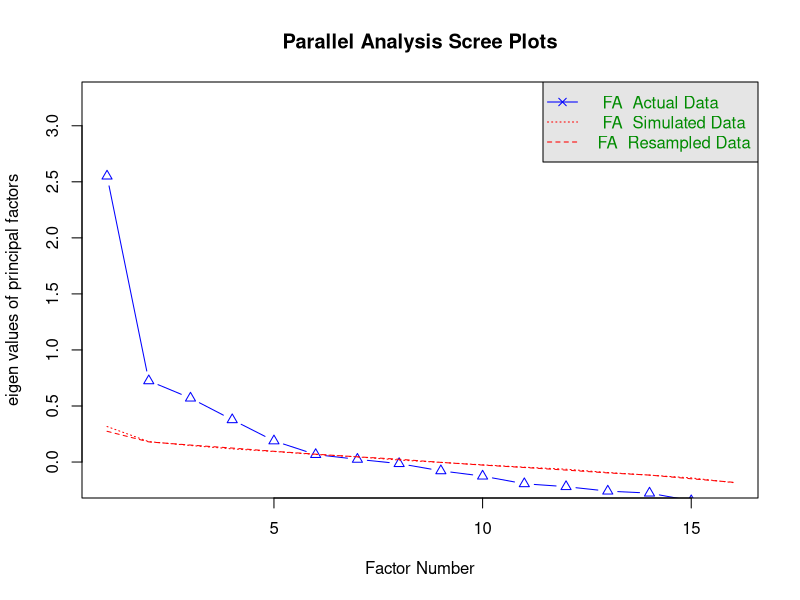
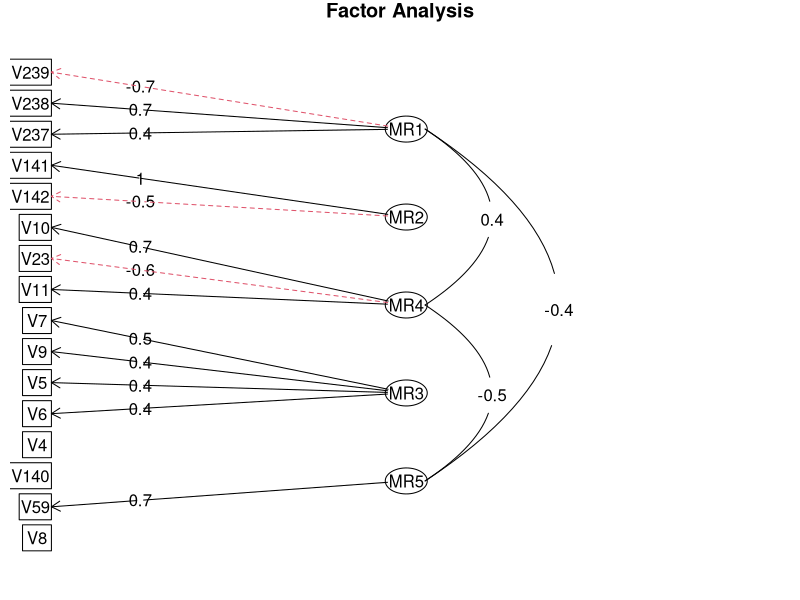
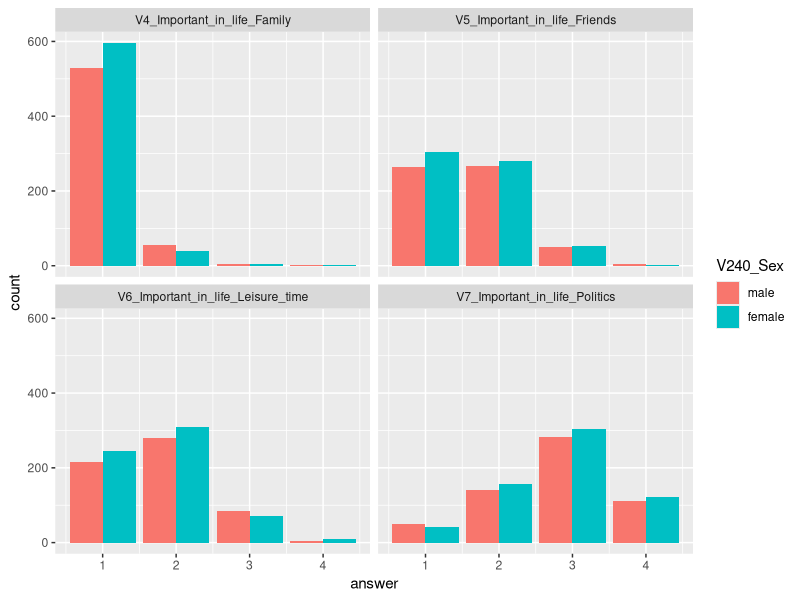

Generate these figures, in order, with R:
## ---- chunk 1
knitr::opts_chunk$set(echo = TRUE)
library("readxl")
library(tidyverse)
library(GPArotation)
library(psych)
## ---- chunk 2
tw_text<- read_excel("data/F00007687_WV6_Data_Taiwan_2012_Excel_v20180912_text.xlsx")
## ---- chunk 3
tw_num<- read_excel("data/F00007625_WV6_Data_Taiwan_2012_Excel_v20180912_num.xlsx")
## ---- chunk 4
tw_select <- select (tw_num,5:12,24,62,161:163,306:308,309)
## ---- chunk 5
# column name
tw_select_col <- colnames(tw_select)
tw_select_col_copy <- tw_select_col
# split comlumn name 
tw_select_col_code <- str_split_fixed(tw_select_col_copy , ": ", 2)[,1]

# replace column name make it easy to use in filter function
tw_select_col <- str_replace_all(tw_select_col,": ","_")
tw_select_col <- str_replace_all(tw_select_col," ","_")
colnames(tw_select) <- tw_select_col_code

# summary(tw_select)
# Delect wrong data--- response as -1 or -2
tw_select_clean <- tw_select %>%  filter_all(all_vars(.>0))
# summary tw_select_clean to see if still have invalid data
# summary(tw_select_clean)
## ---- chunk 6
# select data for factor analysis
tw_select_fa <- select(tw_select_clean,1:16)

##Correlation matrix
twMatrix <- cor(tw_select_fa)

## Barlett's test 
# cortest.bartlett(tw_select_fa)
# For these data, Bartlett’s test is highly signicant,therefore factor analysis is appropriate.

det(twMatrix)
# This value is greater than the necessary value of 0.00001. As such, our
# determinant does not seem problematic.

# Parallel Analysis
parallel <- fa.parallel(tw_select_fa,fm='minres',fa='fa')


threefactor <- fa(tw_select_fa,nfactors = 3,rotate = "oblimin",fm="minres")
#print(threefactor)

fourfactor <- fa(tw_select_fa,nfactors = 4,rotate =
                     "oblimin",fm="minres")
#print(fourfactor)
#print(fourfactor$loadings,cutoff = 0.3)


fivefactor <- fa(tw_select_fa,nfactors = 5,rotate =
                     "oblimin",fm="minres")
#print(fivefactor)
#print(fivefactor$loadings,cutoff = 0.3)

# The root mean square of residuals (RMSR) is 0.04. This is acceptable as this value should be closer to 0.
# Next we should check RMSEA (root mean square error of approximation) index. Its value, 0.043 shows
# good model fit as it’s below 0.05. Finally, the Tucker-Lewis Index (TLI) is 0.91 – an acceptable value
# considering it’s over 0.9. 


fa.diagram(fivefactor)

#alpha(x=tw_select_fa,check.keys=TRUE)

## ---- chunk 7
tw_select_all <- select(tw_num,5:12,24,62,161:163,306:308,309)

colnames(tw_select_all) <- tw_select_col

# tw_select_all

# colnames(tw_select_all)

##Plot 1 different gender response to V4-V9-significant of Important_in_life

tw_select_all$V240_Sex <- factor(tw_select_all$V240_Sex,levels = c(1,2),labels = c("male","female")) 

testdf <- tw_select_all%>%select(1:4,V240_Sex)%>%
    pivot_longer(cols = 1:4,names_to = "Question",values_to = "answer") %>%
    filter(answer>=0)

ggplot(testdf)+
    aes(x = answer,fill = V240_Sex)+
    geom_bar(position = "dodge")+facet_wrap(as.factor(testdf$Question),ncol = 2)
